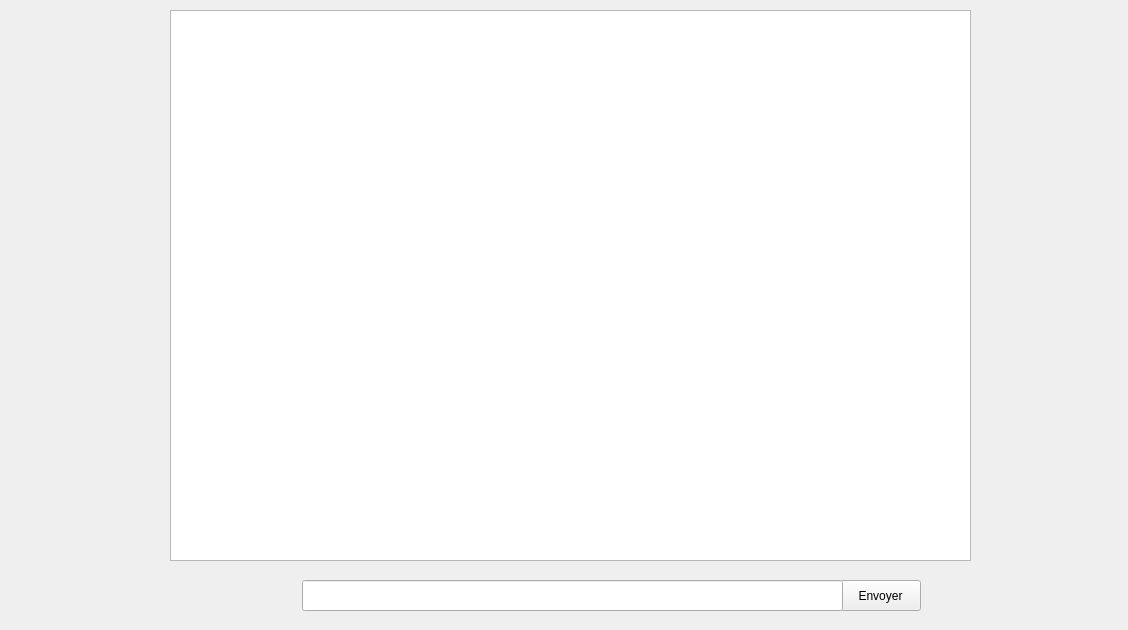
<?xml version="1.0" encoding="UTF-8"?>
<ui version="4.0">
 <class>Form</class>
 <widget class="QWidget" name="Form">
  <property name="geometry">
   <rect>
    <x>0</x>
    <y>0</y>
    <width>1128</width>
    <height>630</height>
   </rect>
  </property>
  <property name="windowTitle">
   <string>Form</string>
  </property>
  <widget class="QPushButton" name="pushButton">
   <property name="geometry">
    <rect>
     <x>840</x>
     <y>580</y>
     <width>81</width>
     <height>31</height>
    </rect>
   </property>
   <property name="text">
    <string>Envoyer</string>
   </property>
  </widget>
  <widget class="QLineEdit" name="lineEdit">
   <property name="geometry">
    <rect>
     <x>302</x>
     <y>580</y>
     <width>541</width>
     <height>31</height>
    </rect>
   </property>
  </widget>
  <widget class="QTextEdit" name="textEdit">
   <property name="geometry">
    <rect>
     <x>170</x>
     <y>10</y>
     <width>801</width>
     <height>551</height>
    </rect>
   </property>
  </widget>
 </widget>
 <resources/>
 <connections/>
</ui>
